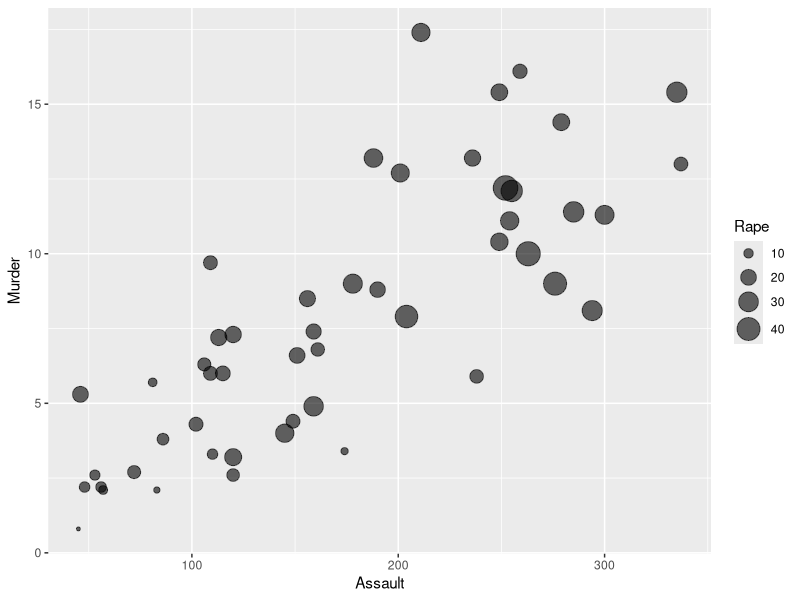
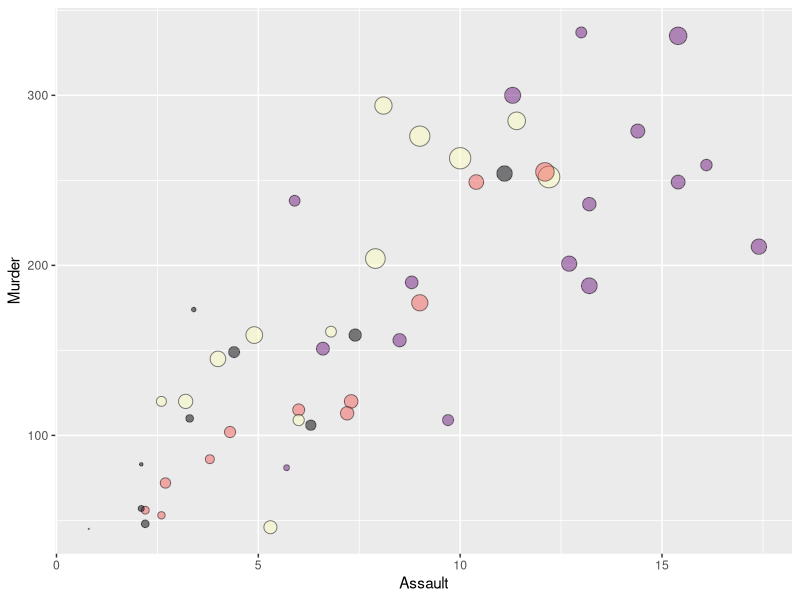
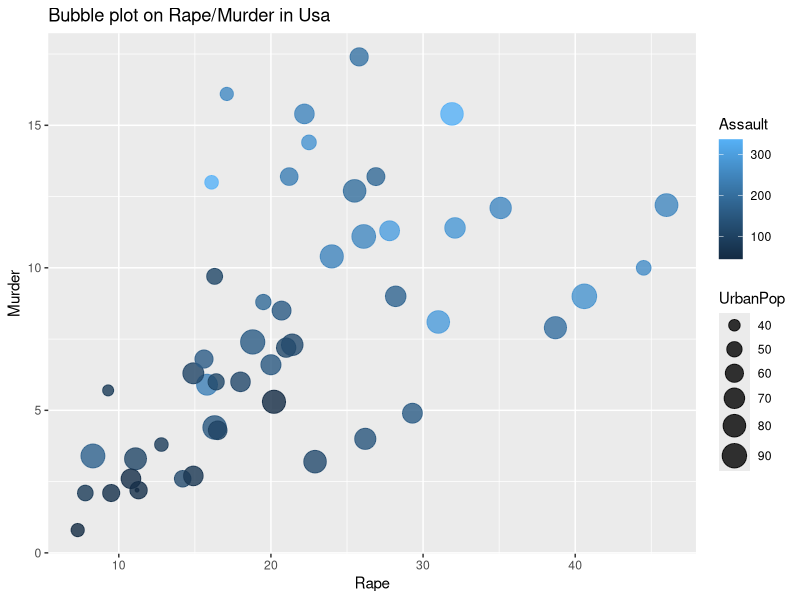
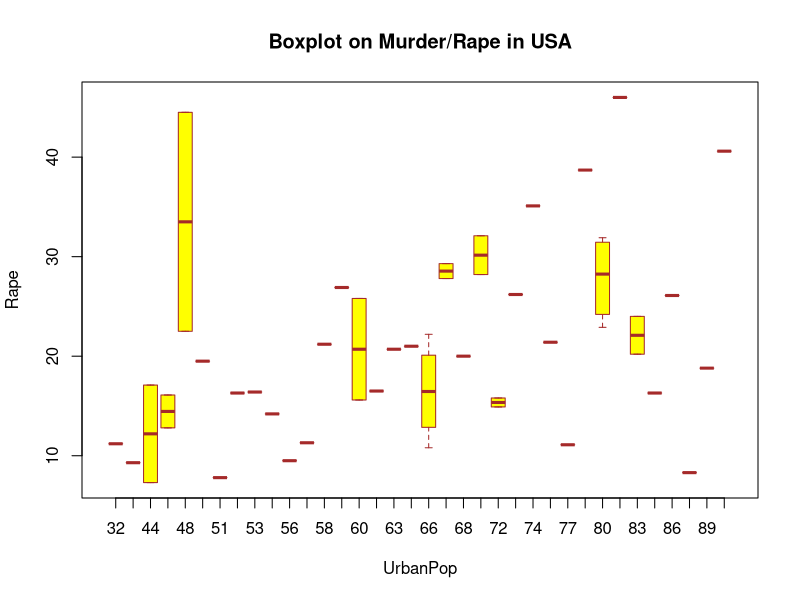
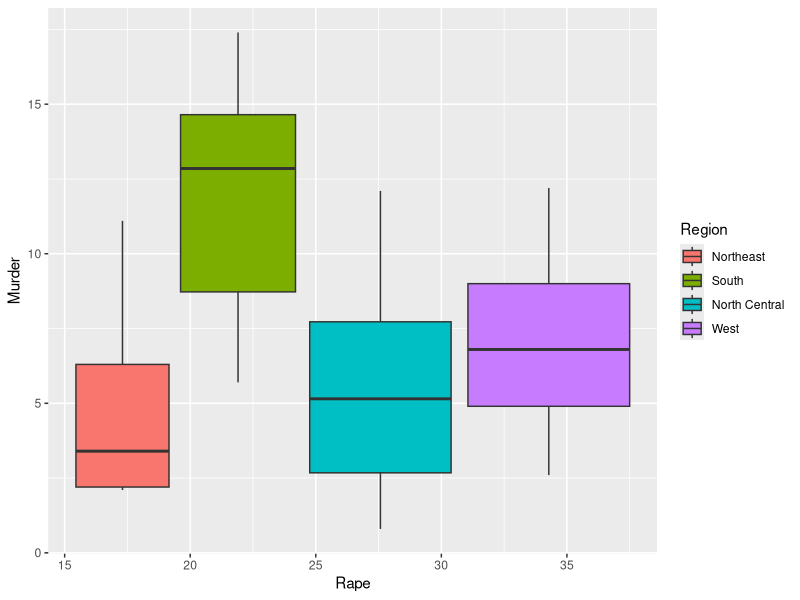
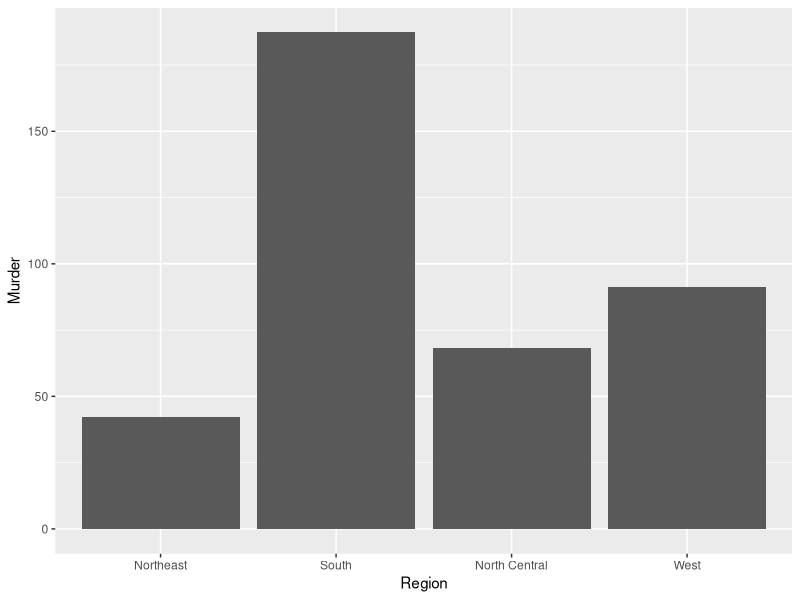
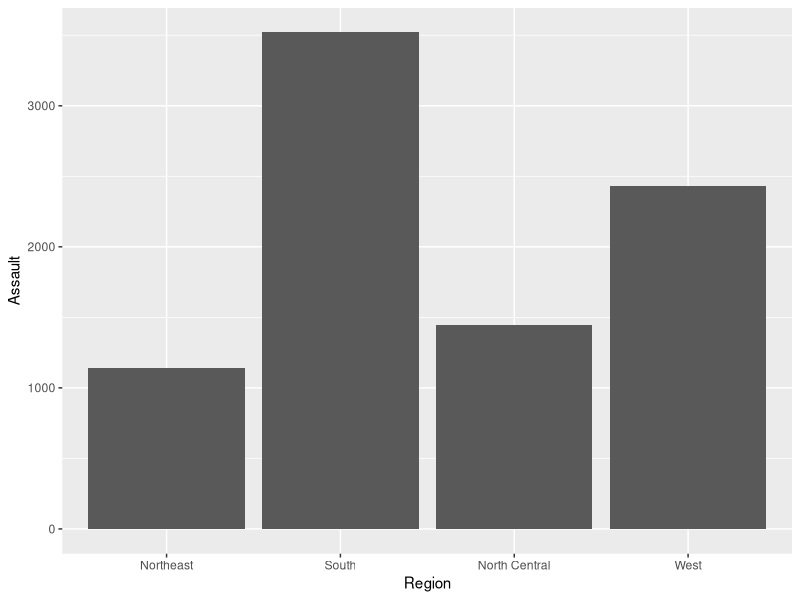
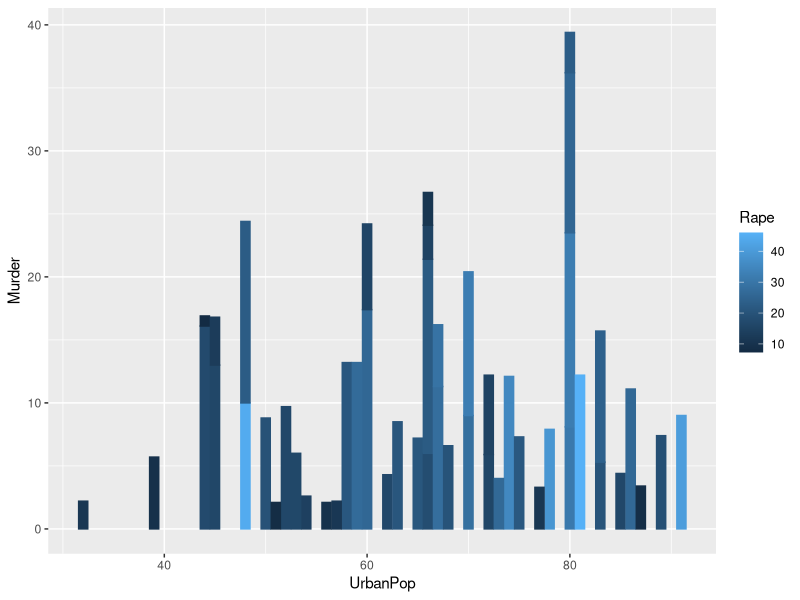

Source code (R) for these figures, in order:
## ---- chunk 1
knitr::opts_chunk$set(echo = TRUE)
## ---- chunk 2
setwd("~/Desktop/Data science Assignments")

### install packages required for the plots
##install.packages("ggplot2")
##install.packages("dplyr")
##install.packages("viridis")

library(ggplot2)
library(dplyr)
library(viridis)
## ---- chunk 3
######load dataset for bubble graph
###################USArrests##################################
data("USArrests")
df <- USArrests
names(USArrests)

USArrests_data <- 
  tibble(State = state.name,
         Region = state.region) %>%
  bind_cols(USArrests)

names(USArrests_data)

## ---- chunk 4
##############basic bubble plot######################
###PLOT1###
USArrests_data %>% 
  ggplot(aes(x=Assault,y=Murder, size=Rape)) +
  geom_point(alpha=0.6)+
  scale_size_continuous(range = c(1, 8))+
  labs(x="Assault", y="Murder", size="Rape")

##adding more features1
USArrests_data %>%
  arrange(desc(UrbanPop)) %>%
  ggplot(aes(x=Murder, y=Assault, size=Rape ,fill=Region)) +
  geom_point(alpha=0.5, shape=21, color="black") +
  scale_size(range = c(.1, 7), name="Urban Population ") +
  scale_fill_viridis(discrete=TRUE, guide=FALSE, option="A") +
  theme(legend.position="bottom")+
  ylab("Murder") +
  xlab("Assault") +
  theme(legend.position = "none")

##Graphs builds  bubble plot for murder and rape, murder and assault,couple with
##the display of rape, urban pop variable. From the graph there is a positive 
##relationship between x (Assault)and y (Murder) variable since all the 
## bubbles skew towards the right

###features 2 with title added
USArrests_data %>% 
  ggplot(aes(x=Rape,y=Murder, size=UrbanPop, color=Assault)) + 
  geom_point(alpha=0.8)+
  scale_size_continuous(range = c(1, 8))+
  labs(title="Bubble plot on Rape/Murder in Usa", x="Rape", y="Murder", size="UrbanPop", color="Assault")

## ---- chunk 5
################ box plot####################
###using USArrest dataset#####
boxplot(Rape~UrbanPop,data=USArrests_data,xlab= "UrbanPop",ylab= "Rape",
        col= "yellow",border= "brown",
        main= "Boxplot on Murder/Rape in USA")


##plot2
## ---- chunk 6
ggplot(USArrests_data, aes(x=Rape,y=Murder, fill=Region)) + 
  geom_boxplot()

## ---- chunk 7

############BAR PLOT########################
#########using USArrest dataset##########
### basic bar plot
##plot1
ggplot(USArrests_data, aes(x=Region, y=Murder)) +
  geom_bar(stat="identity")
##plot2
ggplot(USArrests_data, aes(x=Region, y=Assault)) +
  geom_bar(stat="identity")
##plot3
ggplot(USArrests_data,aes(x=UrbanPop,
                     y=Murder,col=Rape,fill=Rape))+geom_col()
##plot4
ggplot(USArrests,aes(x=UrbanPop,
                     y=Murder,
                     col=Rape,
                     fill=Assault))+geom_col()+labs(x="Population", y="Murder per 10,000",
                    title= "Murder with Urban Pop as a function: With Rape & Assault")

